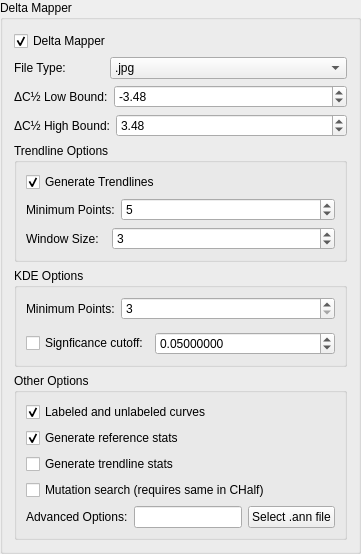
                    <widget class="QGroupBox" name="groupBox_21">
                     <property name="sizePolicy">
                      <sizepolicy hsizetype="Preferred" vsizetype="Fixed">
                       <horstretch>0</horstretch>
                       <verstretch>0</verstretch>
                      </sizepolicy>
                     </property>
                     <property name="title">
                      <string>Delta Mapper</string>
                     </property>
                     <layout class="QVBoxLayout" name="verticalLayout_27">
                      <item>
                       <widget class="QCheckBox" name="crm_checkBox_3">
                        <property name="text">
                         <string>Delta Mapper</string>
                        </property>
                        <property name="checked">
                         <bool>true</bool>
                        </property>
                       </widget>
                      </item>
                      <item>
                       <layout class="QHBoxLayout" name="horizontalLayout_52">
                        <item>
                         <widget class="QLabel" name="label_52">
                          <property name="sizePolicy">
                           <sizepolicy hsizetype="Fixed" vsizetype="Preferred">
                            <horstretch>0</horstretch>
                            <verstretch>0</verstretch>
                           </sizepolicy>
                          </property>
                          <property name="minimumSize">
                           <size>
                            <width>90</width>
                            <height>0</height>
                           </size>
                          </property>
                          <property name="text">
                           <string>File Type:</string>
                          </property>
                         </widget>
                        </item>
                        <item>
                         <widget class="QComboBox" name="dm_filetype_comboBox">
                          <item>
                           <property name="text">
                            <string>.jpg</string>
                           </property>
                          </item>
                          <item>
                           <property name="text">
                            <string>.png</string>
                           </property>
                          </item>
                          <item>
                           <property name="text">
                            <string>.svg</string>
                           </property>
                          </item>
                         </widget>
                        </item>
                       </layout>
                      </item>
                      <item>
                       <layout class="QHBoxLayout" name="horizontalLayout_53">
                        <item>
                         <widget class="QLabel" name="label_53">
                          <property name="sizePolicy">
                           <sizepolicy hsizetype="Fixed" vsizetype="Preferred">
                            <horstretch>0</horstretch>
                            <verstretch>0</verstretch>
                           </sizepolicy>
                          </property>
                          <property name="minimumSize">
                           <size>
                            <width>90</width>
                            <height>0</height>
                           </size>
                          </property>
                          <property name="text">
                           <string>ΔC½ Low Bound:</string>
                          </property>
                         </widget>
                        </item>
                        <item>
                         <widget class="QDoubleSpinBox" name="dm_chalf_low_doubleSpinBox">
                          <property name="minimum">
                           <double>-99.989999999999995</double>
                          </property>
                          <property name="maximum">
                           <double>0.000000000000000</double>
                          </property>
                          <property name="singleStep">
                           <double>0.010000000000000</double>
                          </property>
                          <property name="value">
                           <double>-3.480000000000000</double>
                          </property>
                         </widget>
                        </item>
                       </layout>
                      </item>
                      <item>
                       <layout class="QHBoxLayout" name="horizontalLayout_54">
                        <item>
                         <widget class="QLabel" name="label_54">
                          <property name="sizePolicy">
                           <sizepolicy hsizetype="Fixed" vsizetype="Preferred">
                            <horstretch>0</horstretch>
                            <verstretch>0</verstretch>
                           </sizepolicy>
                          </property>
                          <property name="minimumSize">
                           <size>
                            <width>90</width>
                            <height>0</height>
                           </size>
                          </property>
                          <property name="text">
                           <string>ΔC½ High Bound:</string>
                          </property>
                         </widget>
                        </item>
                        <item>
                         <widget class="QDoubleSpinBox" name="dm_chalf_high_doubleSpinBox">
                          <property name="singleStep">
                           <double>0.010000000000000</double>
                          </property>
                          <property name="value">
                           <double>3.480000000000000</double>
                          </property>
                         </widget>
                        </item>
                       </layout>
                      </item>
                      <item>
                       <widget class="QGroupBox" name="groupBox_28">
                        <property name="sizePolicy">
                         <sizepolicy hsizetype="Preferred" vsizetype="Fixed">
                          <horstretch>0</horstretch>
                          <verstretch>0</verstretch>
                         </sizepolicy>
                        </property>
                        <property name="title">
                         <string>Trendline Options</string>
                        </property>
                        <layout class="QVBoxLayout" name="verticalLayout_28">
                         <item>
                          <widget class="QCheckBox" name="dm_trendline_checkBox">
                           <property name="text">
                            <string>Generate Trendlines</string>
                           </property>
                           <property name="checked">
                            <bool>true</bool>
                           </property>
                          </widget>
                         </item>
                         <item>
                          <layout class="QHBoxLayout" name="horizontalLayout_55">
                           <property name="topMargin">
                            <number>0</number>
                           </property>
                           <item>
                            <widget class="QLabel" name="label_55">
                             <property name="sizePolicy">
                              <sizepolicy hsizetype="Fixed" vsizetype="Preferred">
                               <horstretch>0</horstretch>
                               <verstretch>0</verstretch>
                              </sizepolicy>
                             </property>
                             <property name="minimumSize">
                              <size>
                               <width>80</width>
                               <height>0</height>
                              </size>
                             </property>
                             <property name="text">
                              <string>Minimum Points:</string>
                             </property>
                            </widget>
                           </item>
                           <item>
                            <widget class="QSpinBox" name="dm_trendline_min_spinBox">
                             <property name="minimum">
                              <number>3</number>
                             </property>
                             <property name="value">
                              <number>5</number>
                             </property>
                            </widget>
                           </item>
                          </layout>
                         </item>
                         <item>
                          <layout class="QHBoxLayout" name="horizontalLayout_56">
                           <property name="topMargin">
                            <number>0</number>
                           </property>
                           <item>
                            <widget class="QLabel" name="label_56">
                             <property name="sizePolicy">
                              <sizepolicy hsizetype="Fixed" vsizetype="Preferred">
                               <horstretch>0</horstretch>
                               <verstretch>0</verstretch>
                              </sizepolicy>
                             </property>
                             <property name="minimumSize">
                              <size>
                               <width>80</width>
                               <height>0</height>
                              </size>
                             </property>
                             <property name="text">
                              <string>Window Size:</string>
                             </property>
                            </widget>
                           </item>
                           <item>
                            <widget class="QSpinBox" name="dm_trendline_window_spinBox">
                             <property name="minimum">
                              <number>2</number>
                             </property>
                             <property name="value">
                              <number>3</number>
                             </property>
                            </widget>
                           </item>
                          </layout>
                         </item>
                        </layout>
                       </widget>
                      </item>
                      <item>
                       <widget class="QGroupBox" name="groupBox_20">
                        <property name="title">
                         <string>KDE Options</string>
                        </property>
                        <layout class="QVBoxLayout" name="verticalLayout_22">
                         <item>
                          <layout class="QHBoxLayout" name="horizontalLayout_16">
                           <item>
                            <widget class="QLabel" name="label_37">
                             <property name="sizePolicy">
                              <sizepolicy hsizetype="Fixed" vsizetype="Preferred">
                               <horstretch>0</horstretch>
                               <verstretch>0</verstretch>
                              </sizepolicy>
                             </property>
                             <property name="minimumSize">
                              <size>
                               <width>80</width>
                               <height>0</height>
                              </size>
                             </property>
                             <property name="text">
                              <string>Minimum Points:</string>
                             </property>
                            </widget>
                           </item>
                           <item>
                            <widget class="QSpinBox" name="dm_kde_min_spinBox">
                             <property name="minimum">
                              <number>3</number>
                             </property>
                            </widget>
                           </item>
                          </layout>
                         </item>
                         <item>
                          <layout class="QHBoxLayout" name="horizontalLayout_38">
                           <property name="topMargin">
                            <number>6</number>
                           </property>
                           <item>
                            <widget class="QCheckBox" name="dm_kde_sig_cutoff_checkBox">
                             <property name="sizePolicy">
                              <sizepolicy hsizetype="Fixed" vsizetype="Fixed">
                               <horstretch>0</horstretch>
                               <verstretch>0</verstretch>
                              </sizepolicy>
                             </property>
                             <property name="text">
                              <string>Signficance cutoff:</string>
                             </property>
                            </widget>
                           </item>
                           <item>
                            <widget class="QDoubleSpinBox" name="dm_kde_sig_cutoff_doubleSpinBox">
                             <property name="decimals">
                              <number>8</number>
                             </property>
                             <property name="maximum">
                              <double>1.000000000000000</double>
                             </property>
                             <property name="value">
                              <double>0.050000000000000</double>
                             </property>
                            </widget>
                           </item>
                          </layout>
                         </item>
                        </layout>
                       </widget>
                      </item>
                      <item>
                       <widget class="QGroupBox" name="groupBox_29">
                        <property name="title">
                         <string>Other Options</string>
                        </property>
                        <layout class="QGridLayout" name="gridLayout_6">
                         <item row="2" column="0">
                          <widget class="QCheckBox" name="dm_trendline_stats_checkBox">
                           <property name="text">
                            <string>Generate trendline stats</string>
                           </property>
                          </widget>
                         </item>
                         <item row="4" column="0">
                          <layout class="QHBoxLayout" name="horizontalLayout_57">
                           <property name="topMargin">
                            <number>0</number>
                           </property>
                           <item>
                            <widget class="QLabel" name="label_57">
                             <property name="text">
                              <string>Advanced Options:</string>
                             </property>
                            </widget>
                           </item>
                           <item>
                            <widget class="QLineEdit" name="dm_custom_ann_path_lineEdit"/>
                           </item>
                           <item>
                            <widget class="QPushButton" name="dm_custom_ann_select_pushButton">
                             <property name="text">
                              <string>Select .ann file</string>
                             </property>
                            </widget>
                           </item>
                          </layout>
                         </item>
                         <item row="0" column="0">
                          <widget class="QCheckBox" name="dm_allsites_checkBox">
                           <property name="text">
                            <string>Labeled and unlabeled curves</string>
                           </property>
                           <property name="checked">
                            <bool>true</bool>
                           </property>
                          </widget>
                         </item>
                         <item row="1" column="0">
                          <widget class="QCheckBox" name="dm_stats_reference_checkBox">
                           <property name="text">
                            <string>Generate reference stats</string>
                           </property>
                           <property name="checked">
                            <bool>true</bool>
                           </property>
                          </widget>
                         </item>
                         <item row="3" column="0">
                          <widget class="QCheckBox" name="dm_custom_fasta_checkBox">
                           <property name="text">
                            <string>Mutation search (requires same in CHalf)</string>
                           </property>
                          </widget>
                         </item>
                        </layout>
                       </widget>
                      </item>
                     </layout>
                    </widget>
